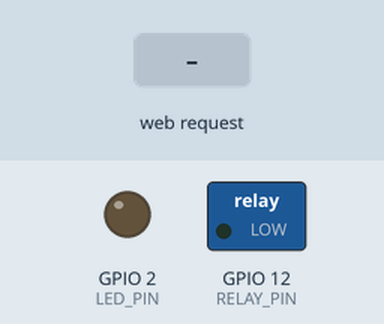
Bench run of a sketch on a simulated ESP32. Parts: switched loads named in the sketch (green lamp = pin HIGH), output pins drawn as LEDs (lit = HIGH). The test bench sets the inputs (shaded band). WiFi joins after 1.5 s; servers stay silent unless stated; what the sketch prints to the serial monitor is not drawn.

Above: at 2.7 s.
2.8 s: HTTP request GET /on received
At 3.1 s:
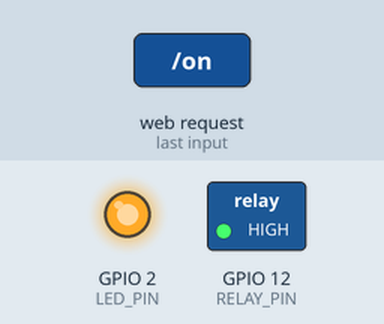
4.3 s: HTTP request GET /off received
At 5.4 s:
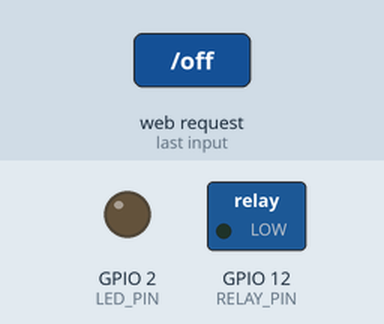
5.8 s: HTTP request GET /reboot received
At 8.1 s:
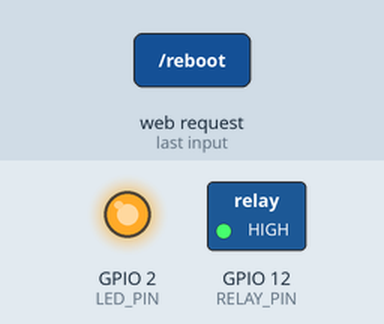
Timing chart, 0 to 9.6 s (numbered marks = the images above; inputs shaded):
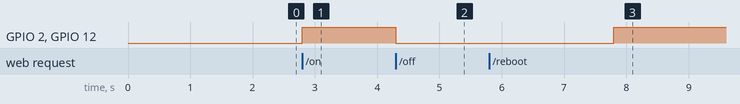

Measured:
- after the input at 2.8 s, GPIO 2 (LED_PIN), GPIO 12 (RELAY_PIN): LOW → HIGH at once
- after the input at 4.3 s, GPIO 2 (LED_PIN), GPIO 12 (RELAY_PIN): HIGH → LOW at once
- after the input at 5.8 s, GPIO 2 (LED_PIN), GPIO 12 (RELAY_PIN): LOW → HIGH after 2.0 s

The sketch:

nora_power_control.ino
```cpp
/*
 * ESP32 Power Control for CUAV Nora
 * 功能：继电器控制 Nora 供电，支持 WiFi/蓝牙/HTTP 远程重启
 *
 * 硬件接线：
 *   ESP32 GPIO12 → 继电器 IN
 *   继电器 COM → Nora VCC (电池+)
 *   继电器 NO  → Nora VCC (通过继电器)
 *   GND 共地
 *
 * 使用方法：
 *   1. 烧录固件，WiFi 名称密码在下方修改
 *   2. ESP32 上电后自动连接 WiFi，串口打印 IP 地址
 *   3. 浏览器访问 http://<IP>/reboot 重启 Nora
 *   4. 浏览器访问 http://<IP>/status 查看状态
 *   5. 浏览器访问 http://<IP>/off 断电
 *   6. 浏览器访问 http://<IP>/on 上电
 */

#include <WiFi.h>
#include <WebServer.h>
#include <HTTPClient.h>

// ============================================================
// 配置区 - 修改这里
// ============================================================
const char* WIFI_SSID = "YOUR_WIFI_SSID";      // WiFi 名称
const char* WIFI_PASS = "YOUR_WIFI_PASSWORD";   // WiFi 密码
const int RELAY_PIN = 12;                        // 继电器引脚
const int LED_PIN = 2;                           // 板载 LED
const int REBOOT_DELAY_MS = 2000;                // 断电等待时间 (ms)
const uint16_t HTTP_PORT = 80;                   // HTTP 端口

// ============================================================
// 全局变量
// ============================================================
WebServer server(HTTP_PORT);
bool relayState = false;
unsigned long lastRebootTime = 0;
int rebootCount = 0;

// ============================================================
// 继电器控制
// ============================================================
void relayOn() {
    digitalWrite(RELAY_PIN, HIGH);
    digitalWrite(LED_PIN, HIGH);
    relayState = true;
}

void relayOff() {
    digitalWrite(RELAY_PIN, LOW);
    digitalWrite(LED_PIN, LOW);
    relayState = false;
}

// 重启：断电 → 等待 → 上电
void rebootNora() {
    relayOff();
    delay(REBOOT_DELAY_MS);
    relayOn();
    lastRebootTime = millis();
    rebootCount++;
}

// ============================================================
// HTTP 处理器
// ============================================================
void handleRoot() {
    String html = "<!DOCTYPE html><html><head>";
    html += "<meta charset='UTF-8'>";
    html += "<meta name='viewport' content='width=device-width,initial-scale=1'>";
    html += "<title>Nora Power Control</title>";
    html += "<style>";
    html += "body{font-family:Arial,sans-serif;text-align:center;margin:40px;background:#1a1a2e;color:#eee}";
    html += "h1{color:#e94560}";
    html += ".btn{display:inline-block;padding:15px 30px;margin:10px;font-size:18px;";
    html += "border:none;border-radius:8px;cursor:pointer;text-decoration:none;color:#fff}";
    html += ".btn-on{background:#0f3460}";
    html += ".btn-off{background:#e94560}";
    html += ".btn-reboot{background:#533483}";
    html += ".status{background:#16213e;padding:20px;border-radius:10px;margin:20px auto;max-width:400px}";
    html += "</style></head><body>";
    html += "<h1>🔌 Nora Power Control</h1>";
    html += "<div class='status'>";
    html += "<p>State: <b>" + String(relayState ? "ON" : "OFF") + "</b></p>";
    html += "<p>Uptime: " + String(millis() / 1000) + "s</p>";
    html += "<p>Reboots: " + String(rebootCount) + "</p>";
    html += "</div>";
    html += "<a class='btn btn-on' href='/on'>ON</a>";
    html += "<a class='btn btn-off' href='/off'>OFF</a>";
    html += "<a class='btn btn-reboot' href='/reboot'>REBOOT</a>";
    html += "</body></html>";
    server.send(200, "text/html", html);
}

void handleOn() {
    relayOn();
    server.send(200, "text/plain", "Nora: ON");
}

void handleOff() {
    relayOff();
    server.send(200, "text/plain", "Nora: OFF");
}

void handleReboot() {
    rebootNora();
    server.send(200, "text/plain", "Nora: Rebooted (off " + String(REBOOT_DELAY_MS) + "ms)");
}

void handleStatus() {
    String json = "{";
    json += "\"relay\":" + String(relayState ? "true" : "false") + ",";
    json += "\"uptime\":" + String(millis() / 1000) + ",";
    json += "\"reboots\":" + String(rebootCount);
    json += "}";
    server.send(200, "application/json", json);
}

// ============================================================
// Setup
// ============================================================
void setup() {
    Serial.begin(115200);
    Serial.println("\n=== ESP32 Nora Power Control ===");

    // GPIO
    pinMode(RELAY_PIN, OUTPUT);
    pinMode(LED_PIN, OUTPUT);
    relayOff();

    // WiFi
    WiFi.begin(WIFI_SSID, WIFI_PASS);
    Serial.print("Connecting to WiFi");
    int attempts = 0;
    while (WiFi.status() != WL_CONNECTED && attempts < 30) {
        delay(500);
        Serial.print(".");
        attempts++;
    }

    if (WiFi.status() == WL_CONNECTED) {
        Serial.println("\nWiFi connected!");
        Serial.print("IP: ");
        Serial.println(WiFi.localIP());
    } else {
        Serial.println("\nWiFi failed! Starting AP mode...");
        WiFi.softAP("NoraPower", "12345678");
        Serial.print("AP IP: ");
        Serial.println(WiFi.softAPIP());
    }

    // HTTP 路由
    server.on("/", handleRoot);
    server.on("/on", handleOn);
    server.on("/off", handleOff);
    server.on("/reboot", handleReboot);
    server.on("/status", handleStatus);

    server.begin();
    Serial.println("HTTP server started on port " + String(HTTP_PORT));
    Serial.println("Commands: /on /off /reboot /status");
}

// ============================================================
// Loop
// ============================================================
void loop() {
    server.handleClient();

    // WiFi 断线重连
    if (WiFi.status() != WL_CONNECTED) {
        WiFi.reconnect();
        delay(5000);
    }
}
```
